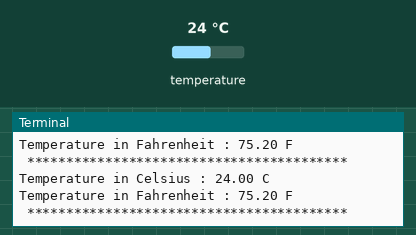
A program run on a simulated Raspberry Pi (BCM pin numbers). On the bench: the last lines printed to the terminal. The test bench sets the inputs (shaded band); at power-on: temperature 24 °C.

Above: at 1.2 s.
1.3 s: temperature set to 12 °C
At 2.6 s:
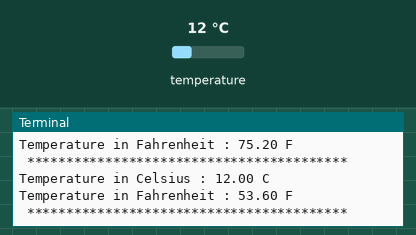
2.8 s: temperature set to 19 °C
At 3.5 s:
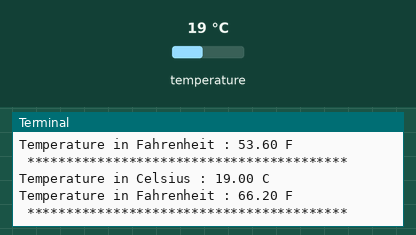
Timing chart, 0 to 5.8 s (numbered marks = the images above; inputs shaded):
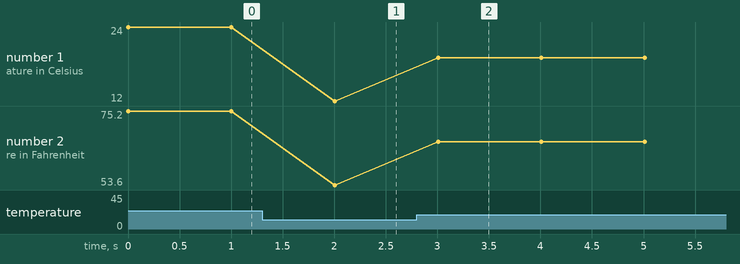

Measured:
- after the input at 1.3 s, the terminal: prints a new line after 0.71 s (image 1)
- after the input at 2.8 s, the terminal: prints a new line after 0.21 s (image 2)
- plotted number 1: 24 → 12 after the input at 1.3 s, 12 → 19 after the input at 2.8 s
- plotted number 2: 75.2 → 53.6 after the input at 1.3 s, 53.6 → 66.2 after the input at 2.8 s

The program:

TCN75A.py
```python
# (licence header left out)
import smbus
import time

# Get I2C bus
bus = smbus.SMBus(1)

# I2C Address of the device
TCN75A_DEFAULT_ADDRESS			= 0x48

# TCN75A Register Map
TCN75A_REG_TEMP					= 0x00 # Temperature Register
TCN75A_REG_CONFIG				= 0x01 # Configuration Register
TCN75A_REG_THYST				= 0x02 # Temperature Hysteresis Register
TCN75A_REG_TSET					= 0x03 # Temperature Limit-set Register

# TCN75A Configuration Register
TCN75A_MODE_ONESHOT_DS			= 0x00 # One-Shot Mode disabled
TCN75A_MODE_ONESHOT_EN			= 0x80 # One-Shot Mode enabled
TCN75A_RESOLUTION_9				= 0x00 # Resolution = 9-bits
TCN75A_RESOLUTION_10			= 0x20 # Resolution = 10-bits
TCN75A_RESOLUTION_11			= 0x40 # Resolution = 11-bits
TCN75A_RESOLUTION_12			= 0x60 # Resolution = 12-bits
TCN75A_FAULTQUEUE_1				= 0x00 # Fault Queue = 1
TCN75A_FAULTQUEUE_2				= 0x08 # Fault Queue = 2
TCN75A_FAULTQUEUE_4				= 0x10 # Fault Queue = 4
TCN75A_FAULTQUEUE_6				= 0x18 # Fault Queue = 6
TCN75A_POLARITY_LOW				= 0x00 # Active Polarity LOW
TCN75A_POLARITY_HIGH			= 0x04 # Active Polarity HIGH
TCN75A_MODE_CMP					= 0x00 # Comparater Mode
TCN75A_MODE_INT					= 0x02 # Interrupt Mode
TCN75A_MODE_SHUTDOWN			= 0x01 # Shutdown Mode

class TCN75A():
	def __init__(self):
		self.temp_configuration()

	def temp_configuration(self):
		"""Select the temperature configuration from the given provided values"""
		TEMP_CONFIG = (TCN75A_MODE_ONESHOT_DS | TCN75A_RESOLUTION_12 | TCN75A_FAULTQUEUE_1 | TCN75A_POLARITY_LOW | TCN75A_MODE_CMP)
		bus.write_byte_data(TCN75A_DEFAULT_ADDRESS, TCN75A_REG_CONFIG, TEMP_CONFIG)

	def read_temp(self):
		"""Read data back from TCN75A_REG_TEMP(0x00), 2 bytes, temp MSB, temp LSB"""
		data = bus.read_i2c_block_data(TCN75A_DEFAULT_ADDRESS, TCN75A_REG_TEMP, 2)

		# Convert the data to 12-bits
		temp = ((data[0] * 256) + (data[1] & 0xF0)) / 16
		if temp > 2047 :
			temp -= 4096
		cTemp = temp  * 0.0625
		fTemp = (cTemp * 1.8) + 32

		return {'c' : cTemp, 'f' : fTemp}

from TCN75A import TCN75A
tcn75a = TCN75A()

while True:
	temp = tcn75a.read_temp()
	print "Temperature in Celsius : %.2f C"%(temp['c'])
	print "Temperature in Fahrenheit : %.2f F"%(temp['f'])
	print " ***************************************** "
	time.sleep(1)
```
